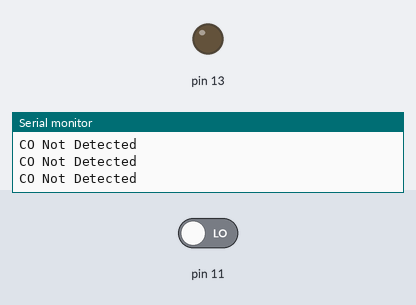
Recording of a sketch running on a simulated Arduino Uno, built with avr-gcc and run on an emulated ATmega328P. Shown: output pins drawn as LEDs (lit = HIGH), the last lines printed to the serial monitor. The test bench sets the inputs (shaded band); at power-on: pin 11 LOW.

Above: at 2.8 s.
2.9 s: pin 11 driven HIGH
At 3.4 s:
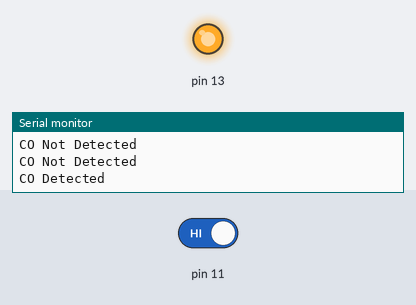
Timing chart, 0 to 5.9 s (numbered marks = the images above; inputs shaded):
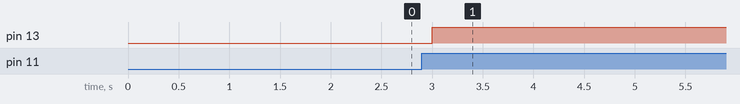

The sketch:

co.ino
```cpp
void setup() {
Serial.begin(9600);
pinMode(10,INPUT); pinMode(13,OUTPUT);
}

void loop(){
  if(digitalRead(11)){
    (digitalWrite(13,HIGH));
    Serial.println("CO Detected");
    delay(2000);
    }
  else{
 Serial.println("CO Not Detected");
  delay(1000);}

}
```

Measured:
- after the input at 2.9 s, pin 13: LOW → HIGH after 0.10 s
